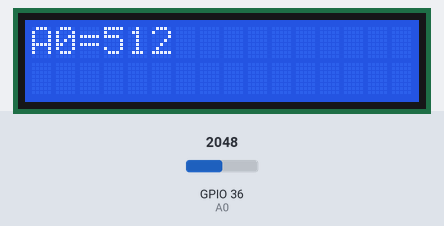
A program run on a simulated ESP32 board running MicroPython. On the bench: 16×2 character LCD. Inputs (shaded band) come from the test bench; at power-on: GPIO 36 (A0) = 2048 (analog values on the 0–4095 scale). Library files of the repository ran but are not shown: machine_i2c_lcd.py; what the program prints to the serial console is not drawn.

Above: at 1.2 s.
1.3 s: GPIO 36 (A0) set to 2866
At 2.2 s:
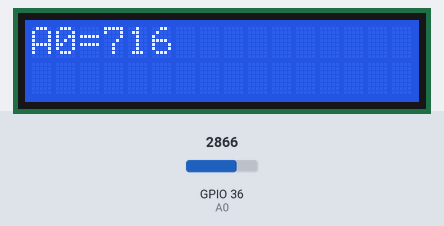
3.1 s: GPIO 36 (A0) set to 3603
At 4.1 s:
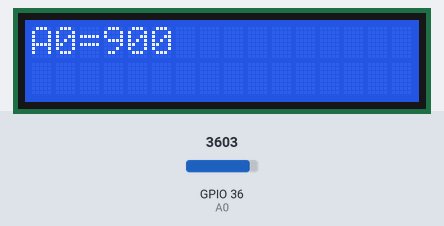
4.6 s: GPIO 36 (A0) set to 4095
At 6.1 s:
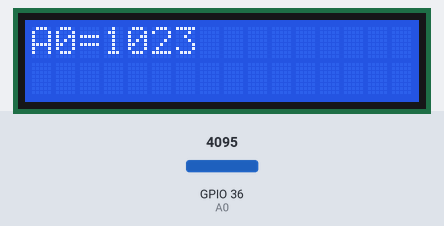
Timing chart, 0 to 7.6 s (numbered marks = the images above; inputs shaded):
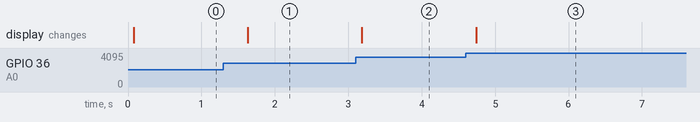

The program:

main.py
```python
from machine_i2c_lcd import I2cLcd
from machine import I2C,Pin,ADC
from time import sleep

DEFAULT_I2C_ADDR = 0x27 # 位址
A0 = ADC(Pin(36)) # GPIO36 對應到 ADC0
A0.atten(ADC.ATTN_11DB)   #最大輸入電壓: 3.3v
A0.width(ADC.WIDTH_10BIT) #取樣範圍 0~1023

i2c = I2C(1,scl=Pin(22), sda=Pin(21), freq=100000)
lcd = I2cLcd(i2c, DEFAULT_I2C_ADDR, 2, 16)
lcd.clear()

while True:
  A0_value = A0.read() #讀取A0埠
  print(A0_value)      #顯示轉換後的數值

  lcd.move_to(0, 0)    #(0,0) 位置
  lcd.putstr("A0=" + str(A0_value)  + "   ")
  sleep(0.5)
```

Measured:
- after the input at 1.3 s, the display: changes after 0.33 s (image 1)
- after the input at 3.1 s, the display: changes after 0.09 s (image 2)
- after the input at 4.6 s, the display: changes after 0.14 s (image 3)
